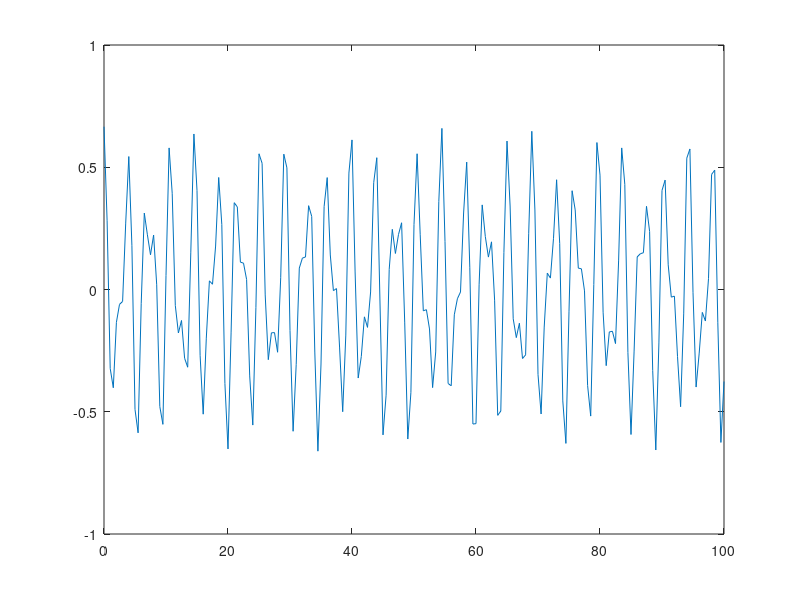

Here is the MATLAB script that generated this plot:
%% Project 4: ME 463
clear
clc

%% initial conditions
m = 1;
k = 3;

t = 0:.5:100;

x0 = [1;
      -1];
v01 = 0;
v02 = 0;
vdot0 = [v01;
         v02];
    

%% Modal analysis

% M^(-1/2)
Mi = [1/m, 0
        0, 1/m];
% K matrix
K = [2*k, -k;
     -k, 2*k];
% K ~
Kt = Mi*K*Mi;

% lambda 
lambda = eig(Kt);

% find V matrices
n1 = sqrt(((-2*k)/m - lambda(1)).^2 + (k/m).^2);
V1 = [(k/m)/n1;
      (-2*k/m)/n1];

n2 = sqrt(((-2*k)/m - lambda(2)).^2 + (k/m).^2);
V2 = [(k/m)/n2;
      (-2*k/m)/n2];

w1 = sqrt(k/m);
w2 = sqrt(3*k/m);

P = [V1, V2];

Pt = transpose(P);

r0 = Pt*Mi*x0;
rdot0 = Pt*Mi*vdot0;

r1 = sqrt(((w1.^2)*r0(1) + rdot0(1))/w1) * sin(w1*t + atan((w1*r0(1))/rdot0(1)));
r2 = sqrt(((w2.^2)*r0(2) + rdot0(2))/w2) * sin(w2*t + atan((w2*r0(2))/rdot0(2)));

r = [r1;
     r2];
x_t = Mi*P*r;

x1 = x_t(1,:);
x2 = x_t(2,:);

figure(1)

plot(t,x1)



